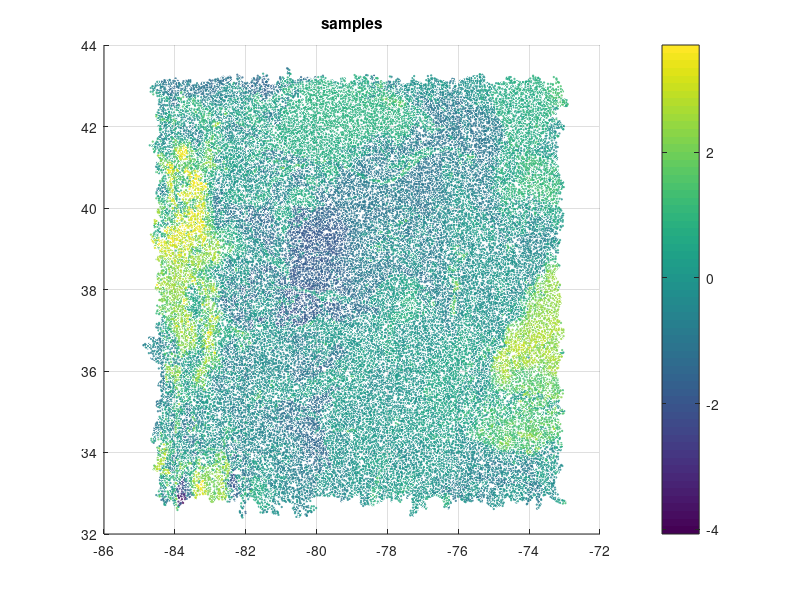

MATLAB code to generate this figure: (Note: this script raises an error after producing the figure.)
%% Simple low-rank kriging of 2D moisture data using circulant covariance matrices


% Load sampled data
zs = load('moist_64000_31.txt');
xs = zs(:,1);
ys = zs(:,2);
zs = zs(:,3);
figure(1); scatter3(ys,xs,zs,1,zs); view(2); colorbar; title('samples');

model_Y     = 'exponential';  % type of covariance function
ncoarse = 129;                % univariate size of coarse grid
nfine = 513;                  % univariate size of fine grid
tol_cov = 1e-3;               % TT tolerance for covariance column
tol_y = 2e-1;                 % TT tolerance for fields
nugget = 0;                   % shift in C_{yy}


%% Regress data onto coarse rectangular grid
xcoarse = linspace(floor(min(xs))+1,ceil(max(xs))-1,ncoarse)';
ycoarse = linspace(floor(min(ys))+1,ceil(max(ys))-2,ncoarse)';

tic;
y = scatteredInterpolant(xs,ys,zs,'linear');
y = y(repmat(xcoarse,1,ncoarse), repmat(ycoarse',ncoarse,1));
y = tt_tensor(y, tol_y);
fprintf('Regression took %g sec., rank(y) = %d\n\n', toc, max(y.r));
figure(2); mesh(ycoarse,xcoarse,full(y,y.n')); view(2); colorbar; title('coarse (linearly interpolated)');


%% Exponential cov on fine grid (first column)
xfine = linspace(floor(min(xs))+1,ceil(max(xs))-1,nfine)';
yfine = linspace(floor(min(ys))+1,ceil(max(ys))-2,nfine)';

X = tt_meshgrid_vert({tt_tensor(xfine-xfine(1)), tt_tensor(yfine-yfine(1))});

% Choose the covariance function
switch model_Y
    case 'matern'
        Cfun = @(x)matern_covariance(0.5, sqrt(sum(x.^2, 2))', [], 0.5, 0.5 )';
    case 'gaussian'
        Cfun = @(x)exp(-sum(x.^2, 2)/2);
    case 'exponential'
        Cfun = @(x)exp(-sqrt(sum(x.^2, 2))/0.5);
    case 'spherical'
        Cfun = @(x)(1 - 1.5*x + 0.5*x.^3).*double(x<=1);
end

tic;
C_fine = amen_cross_s(X, Cfun, tol_cov);
fprintf('Cov column took %g sec., rank(C_{ss}) = %d\n\n', toc, max(C_fine.r));

% Fourier image
C_fine_f = tt_modefun(C_fine, @fft);

% Coarse grid subsampling matrix
H = speye(nfine);
step = (nfine-1)/(ncoarse-1);
H = H(1:step:nfine, :);

% Coarse cov
C_coarse = tt_modefun(C_fine, @(c)c(1:step:nfine, :));

% Its Fourier image
C_coarse_f = tt_modefun(C_coarse, @fft);


%%  Kriging
% C_{yy}^{-1}
tic;
xi = tt_modefun(y, @fft);
xi = amen_cross_s({xi,C_coarse_f}, @(x)x(:,1)./(x(:,2)+nugget), tol_y);
xi = tt_modefun(xi, @ifft);
% Embed into full space
s = tt_modefun(xi, @(s)H'*s);
% Multiply C_fine via FFT
s = tt_modefun(s, @fft);
s = amen_cross_s({s,C_fine_f}, @(x)prod(x,2), tol_y);
s = tt_modefun(s, @ifft);
fprintf('Kriging took %g sec., rank(xi) = %d, rank(s) = %d\n\n', toc, max(xi.r), max(s.r));

figure(3); mesh(yfine,xfine,real(full(s,s.n'))); view(2); colorbar; title('fine(kriged)');

